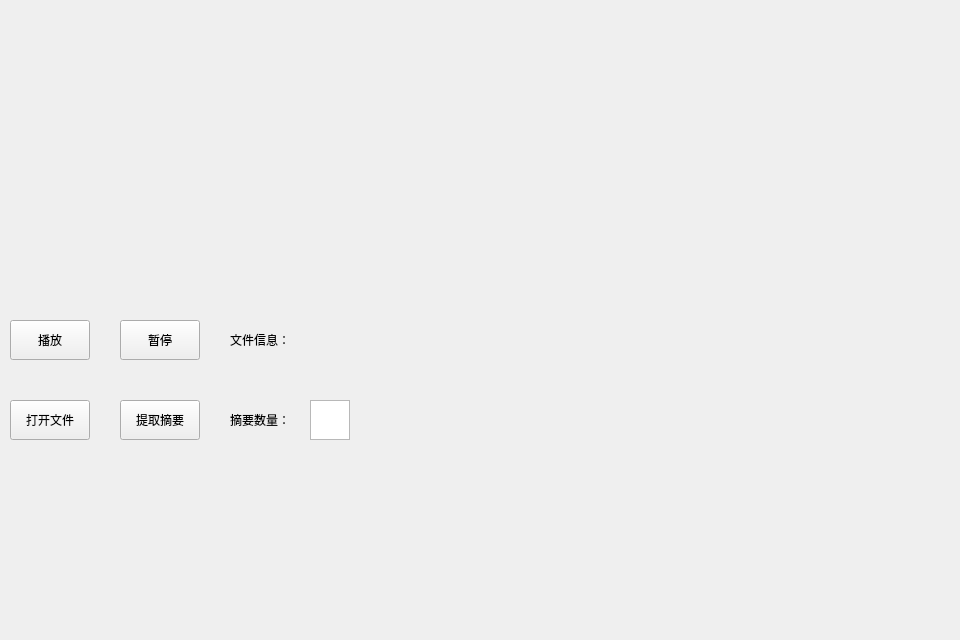
<?xml version="1.0" encoding="UTF-8"?>
<ui version="4.0">
 <class>MainWindow</class>
 <widget class="QMainWindow" name="MainWindow">
  <property name="geometry">
   <rect>
    <x>0</x>
    <y>0</y>
    <width>960</width>
    <height>640</height>
   </rect>
  </property>
  <property name="minimumSize">
   <size>
    <width>960</width>
    <height>640</height>
   </size>
  </property>
  <property name="maximumSize">
   <size>
    <width>960</width>
    <height>640</height>
   </size>
  </property>
  <property name="windowTitle">
   <string>MainWindow</string>
  </property>
  <widget class="QWidget" name="centralwidget">
   <widget class="QWidget" name="videowidget" native="true">
    <property name="geometry">
     <rect>
      <x>0</x>
      <y>0</y>
      <width>400</width>
      <height>300</height>
     </rect>
    </property>
    <property name="styleSheet">
     <string notr="true"/>
    </property>
    <widget class="Phonon::VideoPlayer" name="videoPlayer">
     <property name="geometry">
      <rect>
       <x>0</x>
       <y>0</y>
       <width>400</width>
       <height>300</height>
      </rect>
     </property>
    </widget>
   </widget>
   <widget class="QWidget" name="widget_2" native="true">
    <property name="geometry">
     <rect>
      <x>480</x>
      <y>0</y>
      <width>500</width>
      <height>380</height>
     </rect>
    </property>
   </widget>
   <widget class="QPushButton" name="play">
    <property name="geometry">
     <rect>
      <x>10</x>
      <y>320</y>
      <width>80</width>
      <height>40</height>
     </rect>
    </property>
    <property name="text">
     <string>播放</string>
    </property>
   </widget>
   <widget class="QPushButton" name="pause">
    <property name="geometry">
     <rect>
      <x>120</x>
      <y>320</y>
      <width>80</width>
      <height>40</height>
     </rect>
    </property>
    <property name="text">
     <string>暂停</string>
    </property>
   </widget>
   <widget class="QLabel" name="label">
    <property name="geometry">
     <rect>
      <x>230</x>
      <y>320</y>
      <width>80</width>
      <height>40</height>
     </rect>
    </property>
    <property name="text">
     <string>文件信息：</string>
    </property>
   </widget>
   <widget class="QLabel" name="information">
    <property name="geometry">
     <rect>
      <x>310</x>
      <y>320</y>
      <width>80</width>
      <height>40</height>
     </rect>
    </property>
    <property name="text">
     <string/>
    </property>
   </widget>
   <widget class="QPushButton" name="file">
    <property name="geometry">
     <rect>
      <x>10</x>
      <y>400</y>
      <width>80</width>
      <height>40</height>
     </rect>
    </property>
    <property name="styleSheet">
     <string notr="true"/>
    </property>
    <property name="text">
     <string>打开文件</string>
    </property>
   </widget>
   <widget class="QPushButton" name="work">
    <property name="geometry">
     <rect>
      <x>120</x>
      <y>400</y>
      <width>80</width>
      <height>40</height>
     </rect>
    </property>
    <property name="styleSheet">
     <string notr="true"/>
    </property>
    <property name="text">
     <string>提取摘要</string>
    </property>
   </widget>
   <widget class="QTextEdit" name="num">
    <property name="geometry">
     <rect>
      <x>310</x>
      <y>400</y>
      <width>40</width>
      <height>40</height>
     </rect>
    </property>
   </widget>
   <widget class="QLabel" name="label_2">
    <property name="geometry">
     <rect>
      <x>230</x>
      <y>400</y>
      <width>80</width>
      <height>40</height>
     </rect>
    </property>
    <property name="text">
     <string>摘要数量：</string>
    </property>
   </widget>
  </widget>
 </widget>
 <customwidgets>
  <customwidget>
   <class>Phonon::VideoPlayer</class>
   <extends>QWidget</extends>
   <header location="global">phonon/videoplayer.h</header>
  </customwidget>
 </customwidgets>
 <resources/>
 <connections/>
</ui>
